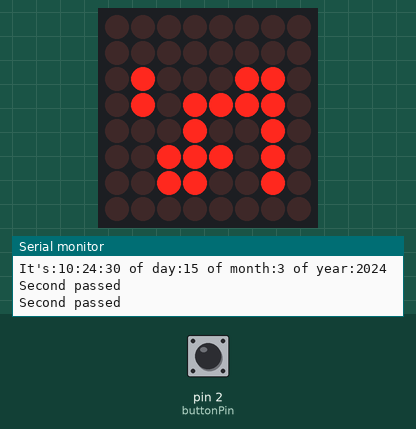
Recording of a sketch running on a simulated Arduino Uno, built with avr-gcc and run on an emulated ATmega328P. On the bench: 8×8 LED matrix, the last lines printed to the serial monitor. Inputs (shaded band) come from the test bench; at power-on: pin 2 (buttonPin) HIGH. The local clock reads 2024-03-15 10:24:30 at power-on unless the sketch sets it.

Above: at 1.2 s.
1.3 s: pin 2 (buttonPin) pulled LOW for 0.15 s
At 1.8 s:
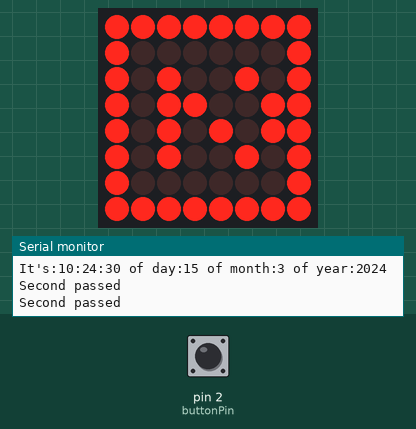
4.4 s: pin 2 (buttonPin) pulled LOW for 1 s
At 5.4 s:
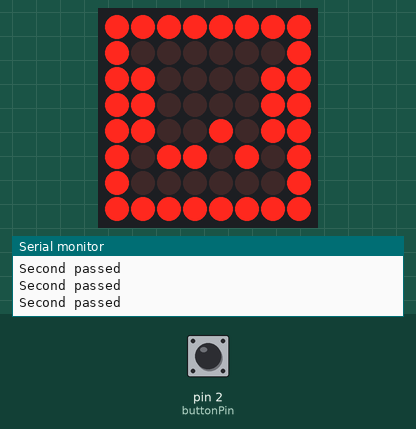
8.4 s: pin 2 (buttonPin) pulled LOW for 0.15 s
At 9.6 s:
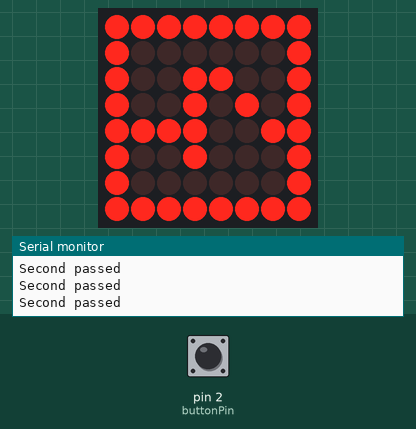
11.5 s: pin 2 (buttonPin) pulled LOW for 3.2 s
At 12.0 s:
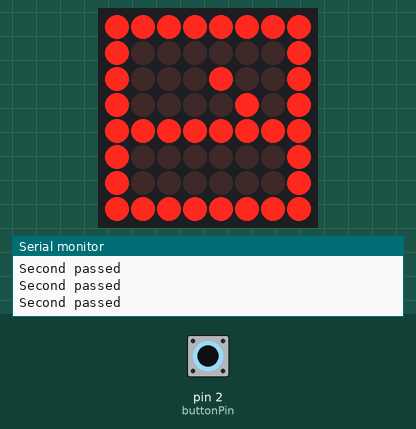
17.5 s: pin 2 (buttonPin) pulled LOW for 0.15 s
At 19.8 s:
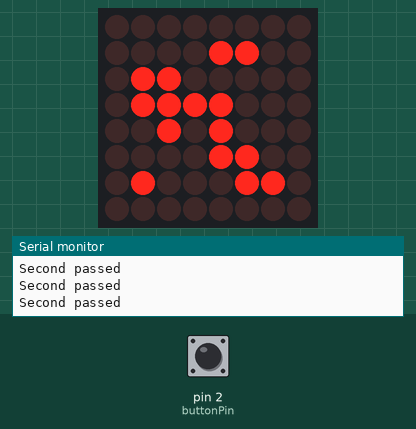
20.6 s: pin 2 (buttonPin) pulled LOW for 1 s
At 22.4 s:
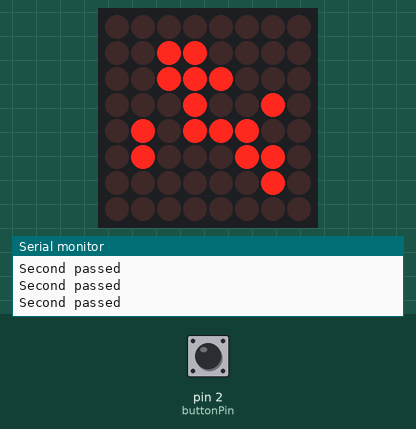
Timing chart, 0 to 23.9 s (numbered marks = the images above; inputs shaded):
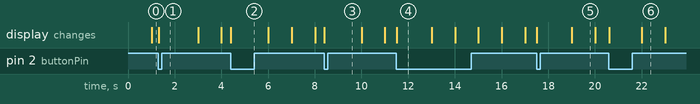

The sketch:

sysmikro.ino
```cpp
//libraries:
#include <Wire.h>
#include "RTClib.h"
#include "LedControl.h"
#include <SoftwareSerial.h>
//Variables://///////////////////////////////////////////////////////////
LedControl lc = LedControl(12, 10, 11, 1); //12 is DataIn, 11 is CLK, 10 is LOAD
DS1307 rtc;
DateTime now;
byte bYear, bMonth, bDay, bHour, bMinute, bSecond, nowSecond = 0, lastSecond = 0;
int currentDirection = 0;
SoftwareSerial btSerial(6, 5); //RX,TX
String input = "";
char chr;
int counter;
bool flagTimeUpdate;
//flag for display control
bool buttonFlag = true;
//button with interrupts
const int buttonPin = 2;
//Screens:
byte ledMatrix[8] = {0, 0, 0, 0, 0, 0, 0, 0};
byte screenFour[8] = {
  B11111111,
  B10001001,
  B10010001,
  B10100001,
  B10111101,
  B10001001,
  B10001001,
  B11111111,
};
byte screenThree[8] = {
  B11111111,
  B10111001,
  B10000101,
  B10001001,
  B10000101,
  B10000101,
  B10111001,
  B11111111,
};
byte screenTwo[8] = {
  B11111111,
  B10011001,
  B10100101,
  B10001001,
  B10010001,
  B10111101,
  B10000001,
  B11111111,
};
byte screenOne[8] = {
  B11111111,
  B10001001,
  B10011001,
  B10101001,
  B10001001,
  B10001001,
  B10001001,
  B11111111,
};
//Main functions:////////////////////////////////////////////////////////
void setup() {
  // Open serial communications and wait for port to open:
  Serial.begin(38400);
  Serial.println("Client-side works");
  // set the data rate for the SoftwareSerial port
  btSerial.begin(9600);
  Serial.println("BTside works too.");
  //LedMatrix setup
  lc.shutdown(0, false);
  lc.setIntensity(0, 4);//You can change the intensity from 0 to 15
  lc.clearDisplay(0);
  //button setup
  attachInterrupt(digitalPinToInterrupt(2), stateChange, FALLING);
  //Setting up RTC
#ifdef AVR
  Wire.begin();
#else
  Wire1.begin();
#endif
  rtc.begin();
  //Delete following lines after the time has been set
  bool forceRestart = false;
  if (! rtc.isrunning() || forceRestart) {
    //Serial.println(rtc.isrunning());
    Serial.println("RTC is NOT running!");
    rtc.adjust(DateTime(__DATE__, __TIME__));
    forceRestart = false;
  } else {
    Serial.println("RTC is running!");
  }
  //Delete to this line
  now = rtc.now();
  Serial.print("It's:");
  Serial.print(now.hour());
  Serial.print(":");
  Serial.print(now.minute());
  Serial.print(":");
  Serial.print(now.second());
  Serial.print(" of day:");
  Serial.print(now.day());
  Serial.print(" of month:");
  Serial.print(now.month());
  Serial.print(" of year:");
  Serial.println(now.year());
}

void loop() {
  //Check bluetooth://///////////////////////////////////////////////////////
  /*if (btSerial.available()) {
    Serial.write(btSerial.read());
    }
    if (Serial.available()) {
    btSerial.write(Serial.read());
    }
  */
  if (btSerial.available()) {
    //read the values transmitted, cast them to char and add to a string for a
    chr = btSerial.read();
    //Serial.print(chr);
    //when chr=0, then it's the end of a transmission
    input += chr;
    counter++;
    if (chr == 0 ||  input.length() == 20) {
      Serial.println("EoT:");
      Serial.println(input);
      flagTimeUpdate=true;
      parseInput(input);
      input = "";
    }
  }
  //Calculate clock and display it://////////////////////////////////////////
  now = rtc.now();
  nowSecond = now.second();
  if (nowSecond > lastSecond || (nowSecond == 0 && lastSecond == 59 || flagTimeUpdate)) {
    Serial.println("Second passed");
    /* Serial.print("It's: ");
      Serial.print(now.hour());
      Serial.print(" : ");
      Serial.print(now.minute());
      Serial.print(" : ");
      Serial.println(now.second());*/
    calculateDisplay((byte)(now.year() - 2000), now.month(), now.day(), now.hour(), now.minute(), now.second(), currentDirection);
    if (!buttonFlag) {
      displayMatrix();
    }
    buttonFlag = false;
    flagTimeUpdate=false;
    lastSecond = nowSecond;
  }
}
//Other functions://///////////////////////////////////////////////////////////////
void displayMatrix() {
  if (currentDirection == 1 || currentDirection == 3) {
    //This one reverses the image left to right
    lc.setRow(0, 0, ledMatrix[0]);
    lc.setRow(0, 1, ledMatrix[1]);
    lc.setRow(0, 2, ledMatrix[2]);
    lc.setRow(0, 3, ledMatrix[3]);
    lc.setRow(0, 4, ledMatrix[4]);
    lc.setRow(0, 5, ledMatrix[5]);
    lc.setRow(0, 6, ledMatrix[6]);
    lc.setRow(0, 7, ledMatrix[7]);
  } else {
    //This one doesn't
    lc.setColumn(0, 0, ledMatrix[0]);
    lc.setColumn(0, 1, ledMatrix[1]);
    lc.setColumn(0, 2, ledMatrix[2]);
    lc.setColumn(0, 3, ledMatrix[3]);
    lc.setColumn(0, 4, ledMatrix[4]);
    lc.setColumn(0, 5, ledMatrix[5]);
    lc.setColumn(0, 6, ledMatrix[6]);
    lc.setColumn(0, 7, ledMatrix[7]);
  }
}
void stateChange() {
  static unsigned long last_interrupt_time = 0;
  unsigned long interrupt_time = millis();
  if (interrupt_time - last_interrupt_time > 200)
  {
    ++currentDirection;
    if (currentDirection > 3)currentDirection = 0;
    displayChangeStatus(currentDirection);
    //Serial.print("Pressed button, current Direction: ");
    //Serial.println(currentDirection);
  }
  last_interrupt_time = interrupt_time;
}
void calculateDisplay(byte argYear, byte argMonth, byte argDay, byte argHour, byte argMinute, byte argSecond, int argDirection) {
  /*
    direction=0->one under the other aligned to right
    direction=1->one under the other aligned to left
    direction=2->Horizontal from top to bot
    direction=3->Horizontal from bot to top
    direction=4->Horizontal from right with the year at the top optional (unimplemented, too much work with this implementation)
    Every one has to be preceeded with a numeral representing the form of displaying
    Year has to be calculated like: now.year()-2000=toByte, taken care in void loop{}
    C doesn't allow to return an array from a function so it would have to be done by pointers but I dislike them and don't support them
  */
  switch (argDirection) {
    case 0:
      calculateDisplayToRight(argYear, argMonth, argDay, argHour, argMinute, argSecond);
      shiftNumbers(0);
      break;
    case 1:
      //We don't have to calculate the bitReverse as the function setColumn already reverses the display
      calculateDisplayToLeft(argYear, argMonth, argDay, argHour, argMinute, argSecond);
      shiftNumbers(1);
      break;
    case 2:
      calculateDisplayToLeft(argYear, argMonth, argDay, argHour, argMinute, argSecond);
      shiftNumbers(2);
      break;
    case 3:
      calculateDisplayToRight(argYear, argMonth, argDay, argHour, argMinute, argSecond);
      shiftNumbers(3);
      break;
    default:
      //Shouldn't happen, just for safety
      calculateDisplayToRight(argYear, argMonth, argDay, argHour, argMinute, argSecond);
      shiftNumbers(0);
  }
}
void shiftNumbers(int argDirection) {
  switch (argDirection) {
    case 0:
      for (int i = 0; i < 8; i++) {
        ledMatrix[i] = ledMatrix[i] << 1;
      }
      //Serial.print("shofted for dir 1");
      break;
    case 1:
      for (int i = 0; i < 8; i++) {
        ledMatrix[i] = ledMatrix[i] >> 1;
      }
      //Serial.print("shofted for dir 2");
      break;
    case 2:
      for (int i = 0; i < 8; i++) {
        ledMatrix[i] =  ledMatrix[i] >> 1;
      }
      //Serial.print("shofted for dir 3");
      break;
    case 3:
      for (int i = 0; i < 8; i++) {
        ledMatrix[i] = ledMatrix[i] << 1;
      }
      //Serial.print("shofted for dir 4");
      break;
  }
}
void calculateDisplayToRight(byte argYear, byte argMonth, byte argDay, byte argHour, byte argMinute, byte argSecond) {
  ledMatrix[0] = 0;
  ledMatrix[1] = argYear;
  ledMatrix[2] = argMonth;
  ledMatrix[3] = argDay;
  ledMatrix[4] = argHour;
  ledMatrix[5] = argMinute;
  ledMatrix[6] = argSecond;
  ledMatrix[7] = 0;
}
void calculateDisplayToLeft(byte argYear, byte argMonth, byte argDay, byte argHour, byte argMinute, byte argSecond) {
  ledMatrix[0] = 0;
  ledMatrix[1] = bitReverse(argYear);
  ledMatrix[2] = bitReverse(argMonth);
  ledMatrix[3] = bitReverse(argDay);
  ledMatrix[4] = bitReverse(argHour);
  ledMatrix[5] = bitReverse(argMinute);
  ledMatrix[6] = bitReverse(argSecond);
  ledMatrix[7] = 0;
}
void displayChangeStatus (byte argByte) {
  switch (argByte++) {
    case 0:
      lc.setColumn(0, 7, screenOne[0]);
      lc.setColumn(0, 6, screenOne[1]);
      lc.setColumn(0, 5, screenOne[2]);
      lc.setColumn(0, 4, screenOne[3]);
      lc.setColumn(0, 3, screenOne[4]);
      lc.setColumn(0, 2, screenOne[5]);
      lc.setColumn(0, 1, screenOne[6]);
      lc.setColumn(0, 0, screenOne[7]);
      break;
    case 1:
      lc.setColumn(0, 7, screenTwo[0]);
      lc.setColumn(0, 6, screenTwo[1]);
      lc.setColumn(0, 5, screenTwo[2]);
      lc.setColumn(0, 4, screenTwo[3]);
      lc.setColumn(0, 3, screenTwo[4]);
      lc.setColumn(0, 2, screenTwo[5]);
      lc.setColumn(0, 1, screenTwo[6]);
      lc.setColumn(0, 0, screenTwo[7]);
      break;
    case 2:
      lc.setColumn(0, 7, screenThree[0]);
      lc.setColumn(0, 6, screenThree[1]);
      lc.setColumn(0, 5, screenThree[2]);
      lc.setColumn(0, 4, screenThree[3]);
      lc.setColumn(0, 3, screenThree[4]);
      lc.setColumn(0, 2, screenThree[5]);
      lc.setColumn(0, 1, screenThree[6]);
      lc.setColumn(0, 0, screenThree[7]);
      break;
    case 3:
      lc.setColumn(0, 7, screenFour[0]);
      lc.setColumn(0, 6, screenFour[1]);
      lc.setColumn(0, 5, screenFour[2]);
      lc.setColumn(0, 4, screenFour[3]);
      lc.setColumn(0, 3, screenFour[4]);
      lc.setColumn(0, 2, screenFour[5]);
      lc.setColumn(0, 1, screenFour[6]);
      lc.setColumn(0, 0, screenFour[7]);
      break;
  }
  buttonFlag = true;
}
byte bitReverse( byte x ) {
  //          01010101  |         10101010
  x = ((x >> 1) & 0x55) | ((x << 1) & 0xaa);
  //          00110011  |         11001100
  x = ((x >> 2) & 0x33) | ((x << 2) & 0xcc);
  //          00001111  |         11110000
  x = ((x >> 4) & 0x0f) | ((x << 4) & 0xf0);
  return x;
}
void setTime(String argString) {
  byte numbers[3] = {0, 0, 0};
  //String cast = argString.substring(0, 20);
  int ind = 0, number = 0;
  //Serial.print("The cast:");
  //Serial.println(cast);
  //Serial.println(argString.length());
  for (int i = 3; i < argString.length(); i++) {
    if (argString[i] == ':') {
      ind++;
      number = 0;
    } else {
      number++;;
      numbers[ind] = numbers[ind] * 10 + (byte)(argString.charAt(i) - 48);
    }
  }
  //Set the dates:
  rtc.adjust(DateTime(now.year(), now.month(), now.day(), numbers[0], numbers[1], numbers[2]));
  now = rtc.now();
  Serial.println(numbers[0]);
  Serial.println(numbers[1]);
  Serial.println(numbers[2]);
  Serial.print("It's:");
  Serial.print(now.hour());
  Serial.print(":");
  Serial.print(now.minute());
  Serial.print(":");
  Serial.print(now.second());
  Serial.print("of day:");
  Serial.print(now.day());
  Serial.print("of month:");
  Serial.print(now.month());
  Serial.print("of year:");
  Serial.println(now.year());
}
void parseInput(String argString) {
  Serial.println("parsing input...");
  if (argString.startsWith("st")) {
    setTime(argString);
    //Serial.println("setTime");
  } else if (argString.startsWith("sd")) {
    Serial.println("before setDate(arg)");
    setDate(argString);
    Serial.println("after setDate(arg)");
    //Serial.println("setDate");
  } else {
    Serial.println("Input not recognized!");
  }
}
void setDate(String argString) {
  Serial.println("In setDate");
  byte numbers[3] = {0, 0, 0};
  //String cast = argString.substring(0, 20);
  int ind = 0;
  //Serial.print("The cast:");
  //Serial.println(cast);
  //Serial.println(argString.length());
  for (int i = 3; i < argString.length(); i++) {
    if (argString[i] == ':') {
      ind++;
    } else {
      //add a check for numbers between 0 and 9 and a counter for going too far
      numbers[ind] = numbers[ind] * 10 + (byte)(argString.charAt(i) - 48);
    }
  }
  //Set the dates:
  rtc.adjust(DateTime(numbers[0], numbers[1], numbers[2], now.hour(), now.minute(), now.second()));
  Serial.println("passed time adjust");
  now = rtc.now();
  Serial.println(numbers[0]);
  Serial.println(numbers[1]);
  Serial.println(numbers[2]);
  Serial.print("It's:");
  Serial.print(now.hour());
  Serial.print(":");
  Serial.print(now.minute());
  Serial.print(":");
  Serial.print(now.second());
  Serial.print("of day:");
  Serial.print(now.day());
  Serial.print("of month:");
  Serial.print(now.month());
  Serial.print("of year:");
  Serial.println(now.year());
  Serial.println("passed time adjust");
}
```

Measured:
- after the input at 1.3 s, the display: changes at once (image 1)
- after the input at 4.4 s, the display: changes at once (image 2)
- after the input at 8.4 s, the display: changes at once (image 3)
- after the input at 11.5 s, the display: changes at once (image 4)
- after the input at 17.5 s, the display: first changes at once (image 5 shows a later state)
- after the input at 20.6 s, the display: first changes at once (image 6 shows a later state)
- what the display in image 4 shows lasts 1.5 s, from 11.5 s to 13.0 s
